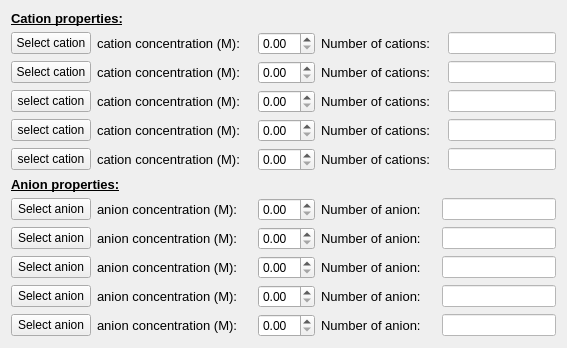
     <widget class="QWidget" name="tab_5">
      <attribute name="title">
       <string>Add electrolyte</string>
      </attribute>
      <layout class="QGridLayout" name="gridLayout_2">
       <item row="5" column="1" colspan="3">
        <widget class="QLabel" name="label_con_cation_5">
         <property name="font">
          <font>
           <pointsize>10</pointsize>
          </font>
         </property>
         <property name="text">
          <string>cation concentration (M):</string>
         </property>
        </widget>
       </item>
       <item row="5" column="4">
        <widget class="QDoubleSpinBox" name="SpinBox_con_cation_5">
         <property name="singleStep">
          <double>0.050000000000000</double>
         </property>
        </widget>
       </item>
       <item row="5" column="0">
        <widget class="QPushButton" name="pushButton_cation_5">
         <property name="text">
          <string>select cation</string>
         </property>
        </widget>
       </item>
       <item row="5" column="5" colspan="3">
        <widget class="QLabel" name="label_num_cation_6">
         <property name="font">
          <font>
           <pointsize>10</pointsize>
          </font>
         </property>
         <property name="text">
          <string>Number of cations:</string>
         </property>
        </widget>
       </item>
       <item row="4" column="4">
        <widget class="QDoubleSpinBox" name="SpinBox_con_cation_4">
         <property name="singleStep">
          <double>0.050000000000000</double>
         </property>
        </widget>
       </item>
       <item row="4" column="8">
        <widget class="QLineEdit" name="lineEdit_num_cation_4">
         <property name="styleSheet">
          <string notr="true">background-color: rgb(255, 255, 255);</string>
         </property>
         <property name="readOnly">
          <bool>true</bool>
         </property>
         <property name="clearButtonEnabled">
          <bool>false</bool>
         </property>
        </widget>
       </item>
       <item row="4" column="1" colspan="3">
        <widget class="QLabel" name="label_con_cation_4">
         <property name="font">
          <font>
           <pointsize>10</pointsize>
          </font>
         </property>
         <property name="text">
          <string>cation concentration (M):</string>
         </property>
        </widget>
       </item>
       <item row="4" column="0">
        <widget class="QPushButton" name="pushButton_cation_4">
         <property name="text">
          <string>select cation</string>
         </property>
        </widget>
       </item>
       <item row="4" column="5">
        <widget class="QLabel" name="label_num_cation_4">
         <property name="font">
          <font>
           <pointsize>10</pointsize>
          </font>
         </property>
         <property name="text">
          <string>Number of cations:</string>
         </property>
        </widget>
       </item>
       <item row="3" column="5">
        <widget class="QLabel" name="label_num_cation_3">
         <property name="font">
          <font>
           <pointsize>10</pointsize>
          </font>
         </property>
         <property name="text">
          <string>Number of cations:</string>
         </property>
        </widget>
       </item>
       <item row="3" column="1" colspan="3">
        <widget class="QLabel" name="label_con_cation_3">
         <property name="font">
          <font>
           <pointsize>10</pointsize>
          </font>
         </property>
         <property name="text">
          <string>cation concentration (M):</string>
         </property>
        </widget>
       </item>
       <item row="3" column="8">
        <widget class="QLineEdit" name="lineEdit_num_cation_3">
         <property name="styleSheet">
          <string notr="true">background-color: rgb(255, 255, 255);</string>
         </property>
         <property name="readOnly">
          <bool>true</bool>
         </property>
         <property name="clearButtonEnabled">
          <bool>false</bool>
         </property>
        </widget>
       </item>
       <item row="3" column="4">
        <widget class="QDoubleSpinBox" name="SpinBox_con_cation_3">
         <property name="singleStep">
          <double>0.050000000000000</double>
         </property>
        </widget>
       </item>
       <item row="9" column="5">
        <widget class="QLabel" name="label_num_anion_3">
         <property name="font">
          <font>
           <pointsize>10</pointsize>
          </font>
         </property>
         <property name="text">
          <string>Number of anion:</string>
         </property>
        </widget>
       </item>
       <item row="10" column="1" colspan="3">
        <widget class="QLabel" name="label_con_anion_4">
         <property name="font">
          <font>
           <pointsize>10</pointsize>
          </font>
         </property>
         <property name="text">
          <string>anion concentration (M):</string>
         </property>
        </widget>
       </item>
       <item row="10" column="5">
        <widget class="QLabel" name="label_num_anion_4">
         <property name="font">
          <font>
           <pointsize>10</pointsize>
          </font>
         </property>
         <property name="text">
          <string>Number of anion:</string>
         </property>
        </widget>
       </item>
       <item row="7" column="0">
        <widget class="QPushButton" name="pushButton_anion_1">
         <property name="text">
          <string>Select anion</string>
         </property>
        </widget>
       </item>
       <item row="8" column="1" colspan="2">
        <widget class="QLabel" name="label_con_anion_2">
         <property name="font">
          <font>
           <pointsize>10</pointsize>
          </font>
         </property>
         <property name="text">
          <string>anion concentration (M):</string>
         </property>
        </widget>
       </item>
       <item row="10" column="0">
        <widget class="QPushButton" name="pushButton_anion_4">
         <property name="text">
          <string>Select anion</string>
         </property>
        </widget>
       </item>
       <item row="10" column="4">
        <widget class="QDoubleSpinBox" name="SpinBox_con_anion_4">
         <property name="singleStep">
          <double>0.050000000000000</double>
         </property>
        </widget>
       </item>
       <item row="6" column="0" colspan="2">
        <widget class="QLabel" name="labl_properties_anion">
         <property name="font">
          <font>
           <pointsize>10</pointsize>
           <weight>75</weight>
           <bold>true</bold>
           <underline>true</underline>
          </font>
         </property>
         <property name="text">
          <string>Anion properties:</string>
         </property>
        </widget>
       </item>
       <item row="7" column="4">
        <widget class="QDoubleSpinBox" name="SpinBox_con_anion_1">
         <property name="singleStep">
          <double>0.050000000000000</double>
         </property>
        </widget>
       </item>
       <item row="8" column="5">
        <widget class="QLabel" name="label_num_anion_2">
         <property name="font">
          <font>
           <pointsize>10</pointsize>
          </font>
         </property>
         <property name="text">
          <string>Number of anion:</string>
         </property>
        </widget>
       </item>
       <item row="9" column="7" colspan="2">
        <widget class="QLineEdit" name="lineEdit_num_anion_3">
         <property name="styleSheet">
          <string notr="true">background-color: rgb(255, 255, 255);</string>
         </property>
         <property name="readOnly">
          <bool>true</bool>
         </property>
         <property name="clearButtonEnabled">
          <bool>false</bool>
         </property>
        </widget>
       </item>
       <item row="7" column="5">
        <widget class="QLabel" name="label_num_anion_1">
         <property name="font">
          <font>
           <pointsize>10</pointsize>
          </font>
         </property>
         <property name="text">
          <string>Number of anion:</string>
         </property>
        </widget>
       </item>
       <item row="7" column="1" colspan="3">
        <widget class="QLabel" name="label_con_anion_1">
         <property name="font">
          <font>
           <pointsize>10</pointsize>
          </font>
         </property>
         <property name="text">
          <string>anion concentration (M):</string>
         </property>
        </widget>
       </item>
       <item row="9" column="4">
        <widget class="QDoubleSpinBox" name="SpinBox_con_anion_3">
         <property name="singleStep">
          <double>0.050000000000000</double>
         </property>
        </widget>
       </item>
       <item row="5" column="8">
        <widget class="QLineEdit" name="lineEdit_num_cation_5">
         <property name="styleSheet">
          <string notr="true">background-color: rgb(255, 255, 255);</string>
         </property>
         <property name="readOnly">
          <bool>true</bool>
         </property>
         <property name="clearButtonEnabled">
          <bool>false</bool>
         </property>
        </widget>
       </item>
       <item row="9" column="0">
        <widget class="QPushButton" name="pushButton_anion_3">
         <property name="text">
          <string>Select anion</string>
         </property>
        </widget>
       </item>
       <item row="8" column="0">
        <widget class="QPushButton" name="pushButton_anion_2">
         <property name="text">
          <string>Select anion</string>
         </property>
        </widget>
       </item>
       <item row="7" column="7" colspan="2">
        <widget class="QLineEdit" name="lineEdit_num_anion_1">
         <property name="styleSheet">
          <string notr="true">background-color: rgb(255, 255, 255);</string>
         </property>
         <property name="readOnly">
          <bool>true</bool>
         </property>
         <property name="clearButtonEnabled">
          <bool>false</bool>
         </property>
        </widget>
       </item>
       <item row="9" column="1" colspan="3">
        <widget class="QLabel" name="label_con_anion_3">
         <property name="font">
          <font>
           <pointsize>10</pointsize>
          </font>
         </property>
         <property name="text">
          <string>anion concentration (M):</string>
         </property>
        </widget>
       </item>
       <item row="1" column="8">
        <widget class="QLineEdit" name="lineEdit_num_cation_1">
         <property name="styleSheet">
          <string notr="true">background-color: rgb(255, 255, 255);</string>
         </property>
         <property name="readOnly">
          <bool>true</bool>
         </property>
         <property name="clearButtonEnabled">
          <bool>false</bool>
         </property>
        </widget>
       </item>
       <item row="2" column="4">
        <widget class="QDoubleSpinBox" name="SpinBox_con_cation_2">
         <property name="maximum">
          <double>2.000000000000000</double>
         </property>
         <property name="singleStep">
          <double>0.050000000000000</double>
         </property>
        </widget>
       </item>
       <item row="2" column="8">
        <widget class="QLineEdit" name="lineEdit_num_cation_2">
         <property name="styleSheet">
          <string notr="true">background-color: rgb(255, 255, 255);</string>
         </property>
         <property name="readOnly">
          <bool>true</bool>
         </property>
         <property name="clearButtonEnabled">
          <bool>false</bool>
         </property>
        </widget>
       </item>
       <item row="2" column="1">
        <widget class="QLabel" name="label_con_cation_2">
         <property name="font">
          <font>
           <pointsize>10</pointsize>
          </font>
         </property>
         <property name="text">
          <string>cation concentration (M):</string>
         </property>
        </widget>
       </item>
       <item row="3" column="0">
        <widget class="QPushButton" name="pushButton_cation_3">
         <property name="text">
          <string>select cation</string>
         </property>
        </widget>
       </item>
       <item row="2" column="0">
        <widget class="QPushButton" name="pushButton_cation_2">
         <property name="text">
          <string>Select cation</string>
         </property>
        </widget>
       </item>
       <item row="1" column="0">
        <widget class="QPushButton" name="pushButton_cation_1">
         <property name="text">
          <string>Select cation</string>
         </property>
        </widget>
       </item>
       <item row="1" column="5">
        <widget class="QLabel" name="label_num_cation_1">
         <property name="font">
          <font>
           <pointsize>10</pointsize>
          </font>
         </property>
         <property name="text">
          <string>Number of cations:</string>
         </property>
        </widget>
       </item>
       <item row="1" column="4">
        <widget class="QDoubleSpinBox" name="SpinBox_con_cation_1">
         <property name="maximum">
          <double>2.000000000000000</double>
         </property>
         <property name="singleStep">
          <double>0.050000000000000</double>
         </property>
        </widget>
       </item>
       <item row="2" column="5" colspan="2">
        <widget class="QLabel" name="label_num_cation_2">
         <property name="font">
          <font>
           <pointsize>10</pointsize>
          </font>
         </property>
         <property name="text">
          <string>Number of cations:</string>
         </property>
        </widget>
       </item>
       <item row="8" column="4">
        <widget class="QDoubleSpinBox" name="SpinBox_con_anion_2">
         <property name="singleStep">
          <double>0.050000000000000</double>
         </property>
        </widget>
       </item>
       <item row="1" column="1" colspan="2">
        <widget class="QLabel" name="label_con_cation_1">
         <property name="font">
          <font>
           <pointsize>10</pointsize>
          </font>
         </property>
         <property name="text">
          <string>cation concentration (M):</string>
         </property>
        </widget>
       </item>
       <item row="8" column="7" colspan="2">
        <widget class="QLineEdit" name="lineEdit_num_anion_2">
         <property name="styleSheet">
          <string notr="true">background-color: rgb(255, 255, 255);</string>
         </property>
         <property name="readOnly">
          <bool>true</bool>
         </property>
         <property name="clearButtonEnabled">
          <bool>false</bool>
         </property>
        </widget>
       </item>
       <item row="0" column="0" colspan="2">
        <widget class="QLabel" name="labl_properties_cation">
         <property name="font">
          <font>
           <pointsize>10</pointsize>
           <weight>75</weight>
           <bold>true</bold>
           <underline>true</underline>
          </font>
         </property>
         <property name="text">
          <string>Cation properties:</string>
         </property>
        </widget>
       </item>
       <item row="10" column="7" colspan="2">
        <widget class="QLineEdit" name="lineEdit_num_anion_4">
         <property name="styleSheet">
          <string notr="true">background-color: rgb(255, 255, 255);</string>
         </property>
         <property name="readOnly">
          <bool>true</bool>
         </property>
         <property name="clearButtonEnabled">
          <bool>false</bool>
         </property>
        </widget>
       </item>
       <item row="11" column="0">
        <widget class="QPushButton" name="pushButton_anion_5">
         <property name="text">
          <string>Select anion</string>
         </property>
        </widget>
       </item>
       <item row="11" column="5">
        <widget class="QLabel" name="label_num_anion_5">
         <property name="font">
          <font>
           <pointsize>10</pointsize>
          </font>
         </property>
         <property name="text">
          <string>Number of anion:</string>
         </property>
        </widget>
       </item>
       <item row="11" column="4">
        <widget class="QDoubleSpinBox" name="SpinBox_con_anion_5">
         <property name="singleStep">
          <double>0.050000000000000</double>
         </property>
        </widget>
       </item>
       <item row="11" column="7" colspan="2">
        <widget class="QLineEdit" name="lineEdit_num_anion_5">
         <property name="styleSheet">
          <string notr="true">background-color: rgb(255, 255, 255);</string>
         </property>
         <property name="readOnly">
          <bool>true</bool>
         </property>
         <property name="clearButtonEnabled">
          <bool>false</bool>
         </property>
        </widget>
       </item>
       <item row="11" column="1" colspan="3">
        <widget class="QLabel" name="label_con_anion_5">
         <property name="font">
          <font>
           <pointsize>10</pointsize>
          </font>
         </property>
         <property name="text">
          <string>anion concentration (M):</string>
         </property>
        </widget>
       </item>
      </layout>
      <zorder>label_con_cation_2</zorder>
      <zorder>labl_properties_cation</zorder>
      <zorder>labl_properties_anion</zorder>
      <zorder>label_num_cation_1</zorder>
      <zorder>label_con_cation_1</zorder>
      <zorder>SpinBox_con_cation_1</zorder>
      <zorder>lineEdit_num_cation_1</zorder>
      <zorder>SpinBox_con_cation_2</zorder>
      <zorder>SpinBox_con_cation_5</zorder>
      <zorder>label_con_anion_5</zorder>
      <zorder>lineEdit_num_anion_5</zorder>
      <zorder>label_num_anion_2</zorder>
      <zorder>lineEdit_num_anion_4</zorder>
      <zorder>label_num_anion_5</zorder>
      <zorder>label_con_anion_3</zorder>
      <zorder>label_con_anion_4</zorder>
      <zorder>label_num_anion_3</zorder>
      <zorder>label_con_anion_2</zorder>
      <zorder>lineEdit_num_anion_2</zorder>
      <zorder>SpinBox_con_anion_2</zorder>
      <zorder>label_con_anion_1</zorder>
      <zorder>lineEdit_num_anion_1</zorder>
      <zorder>label_num_anion_1</zorder>
      <zorder>label_num_anion_4</zorder>
      <zorder>SpinBox_con_anion_3</zorder>
      <zorder>lineEdit_num_anion_3</zorder>
      <zorder>SpinBox_con_anion_1</zorder>
      <zorder>SpinBox_con_anion_5</zorder>
      <zorder>SpinBox_con_anion_4</zorder>
      <zorder>pushButton_cation_1</zorder>
      <zorder>lineEdit_num_cation_2</zorder>
      <zorder>label_num_cation_2</zorder>
      <zorder>pushButton_cation_2</zorder>
      <zorder>pushButton_cation_5</zorder>
      <zorder>pushButton_cation_4</zorder>
      <zorder>pushButton_cation_3</zorder>
      <zorder>label_num_cation_6</zorder>
      <zorder>label_num_cation_3</zorder>
      <zorder>label_con_cation_4</zorder>
      <zorder>lineEdit_num_cation_3</zorder>
      <zorder>label_con_cation_3</zorder>
      <zorder>lineEdit_num_cation_4</zorder>
      <zorder>lineEdit_num_cation_5</zorder>
      <zorder>label_num_cation_4</zorder>
      <zorder>label_con_cation_5</zorder>
      <zorder>SpinBox_con_cation_3</zorder>
      <zorder>SpinBox_con_cation_4</zorder>
      <zorder>pushButton_anion_4</zorder>
      <zorder>pushButton_anion_1</zorder>
      <zorder>pushButton_anion_5</zorder>
      <zorder>pushButton_anion_3</zorder>
      <zorder>pushButton_anion_2</zorder>
     </widget>
